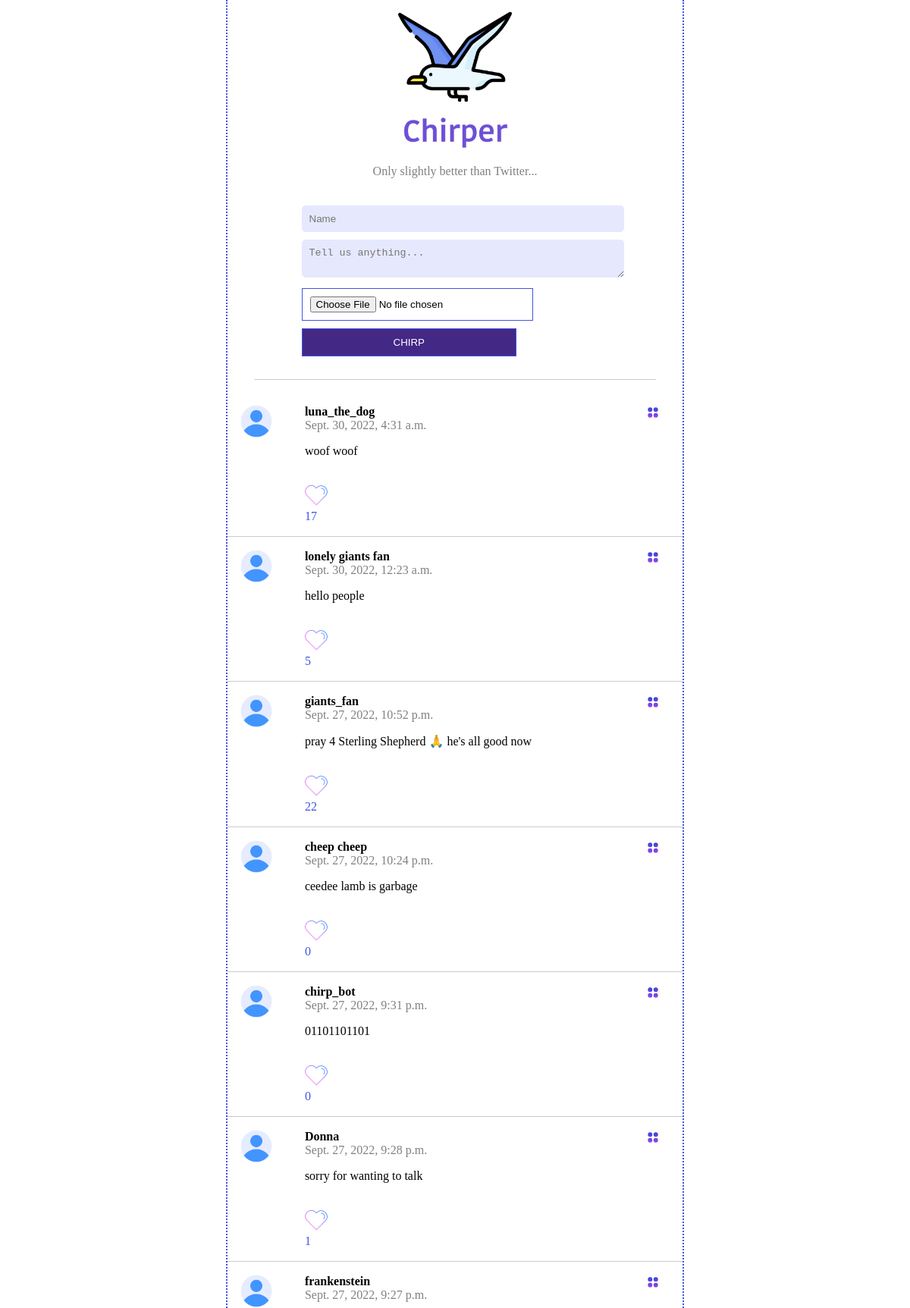
Before: / (upper part) with the older database file.
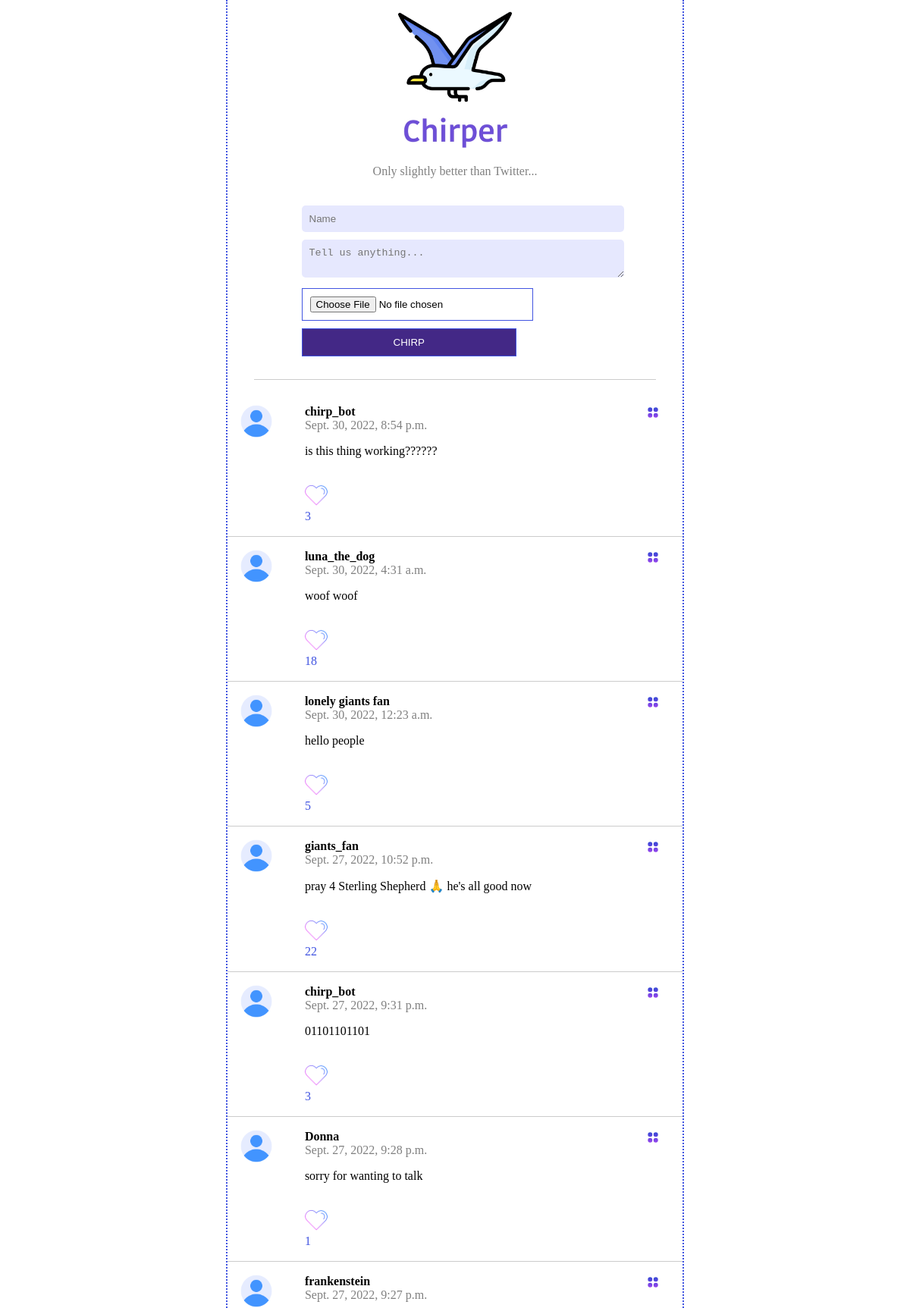
After: the same page with the newer database file.
### posts/models.py (models this page shows)
class Post(models.Model):
    class Meta(object):
        db_table = 'post'
    name = models.CharField(
        'Name', blank=False, null=False, max_length=20, db_index=True, default='Anonymous',
    )
    body = models.CharField(
        'Body', blank=True, null=True, max_length=140, db_index=True
    )
    createdAt = models.DateTimeField(
        'Created DateTime', blank=True,  auto_now_add=True
    )
    image = CloudinaryField(
        'image', blank=True, db_index=True,
    )
    like = models.PositiveIntegerField(
        'like', default=0, blank=True, db_index=True
    )

### posts/views.py (the view, shortened to what this page needs)
# urls.py: path('', views.index, name='index'),
def index(request):
    posts = Post.objects.all()[:20]
    return render(request, 'posts.html', {'posts': posts})

### templates/posts.html (shortened to what this page needs)
{% extends 'base.html'  %}
{% block content %}
{% load static %}
<section class="content">
    <header>
        <img class="chirp_logo_bird"  src="{% static 'img/seagull.png' %}" />
        <img class="chirp_logo" src="{% static 'img/Chirper_logo.jpg' %}" />
        <p class="small_writing">Only slightly better than Twitter...</p>
    </header>
    <section class="post_form">
        <form class="form_sub" action="/" method="POST" enctype="multipart/form-data">
            <input class="name_holder" type="text" name="name" placeholder="Name" required>
            <textarea name="body" placeholder="Tell us anything..." required></textarea>
            <input type="file" name="image">
            <input id="box" type="submit" value="CHIRP">
        </form>
    </section>
    <section class="posts">
        <ul >
            {% for post in posts %}
            <li>
                <img class="menu_icon js-menu-icon"  src="{% static 'img/menu2.png' %}"/>
                <div class="logo">
                    <img src="{% static 'img/user.png' %}" />
                </div>
                <div class="name_body">
                    <div class="name">{{ post.name }} <br /> </div>
                    <div class="datetime">{{ post.createdAt }} <br /> </div>
                    <p>{{ post.body }} <br /> </p>
                     <br>
                    <a href="/like/{{post.id}}/"><img style="width: 30px; " src="{% static 'img/love.png' %}" alt=""></a>
                    <div class="like_count">
                        {{post.like}}
                    </div>
                </div>
            </li>
            {% endfor %}
        </ul>
    </section>
</section>
{% endblock %}

### templates/base.html (shortened to what this page needs)
<!DOCTYPE html>
<html lang="en">
<head>
    {% load static %}
    <link rel="stylesheet" href="{% static 'css/style.css' %}">
</head>
<body>
    {% block content %}{% endblock %}
</body>
</html>

### static/css/style.css (style rules this page uses)
html, body { margin: 0; padding: 0; box-sizing: border-box; }
.content { max-width: 600px; margin: 0 auto; border-left: 2px dotted rgb(65, 84, 225); border-right: 2px dotted rgb(65, 84, 225); }
.content .chirp_logo_bird { display: block; margin-left: auto; margin-right: auto; width: 25%; }
.content .chirp_logo { display: block; margin-left: auto; margin-right: auto; width: 25%; }
.content .small_writing { color: gray; text-align: center; }
.post_form { display: block; padding: 20px 40px; border-bottom: 1px solid #ccc; margin-left: auto; margin-right: auto; width: 75%; }
.post_form .form_sub { margin-left: auto; margin-right: auto; width: 90%; }
.post_form .form_sub .name_holder { border: 0px; width: 100%; background: #e6e8fe; border-radius: 5px; margin-bottom: 10px; padding: 10px; }
.post_form input { width: 70%; margin-bottom: 10px; padding: 10px; border: 1px solid rgb(65, 84, 225); }
.post_form #box { background-color: rgb(67, 40, 134); color: white; }
.post_form textarea { border: 0px; width: 100%; background: #e6e8fe; border-radius: 5px; margin-bottom: 10px; padding: 10px; }
.posts ul { padding: 0; display: flex; flex-direction: column-reverse; }
li { list-style: none; }
.posts li { position: relative; display: flex; border-bottom: 1px solid #ccc; padding: 17px; list-style: none; }
.posts li .menu_icon { width: 3%; position: absolute; right: 30px; top: 18px; }
.posts li .logo { flex-basis: 15%; }
.posts li .logo img { width: 50%; }
.posts li .name_body { flex-basis: 85%; }
.posts li .name_body .name { font-weight: bold; }
.posts li .name_body .datetime { color: gray; }
p { overflow: hidden; word-wrap: break-word; }
.like_count { color: rgb(65, 84, 225); font-size: medium; }

Changed rows visible on the page:
removed Post: name "cheep cheep", createdAt "Sept. 27, 2022, 10:24 p.m.", body "ceedee lamb is garbage", like "0"
changed Post "Sept. 27, 2022, 9:31 p.m.": like "0" → "3"
changed Post "luna_the_dog": like "17" → "18"
added Post: name "chirp_bot", createdAt "Sept. 30, 2022, 8:54 p.m.", body "is this thing working??????", like "3"
